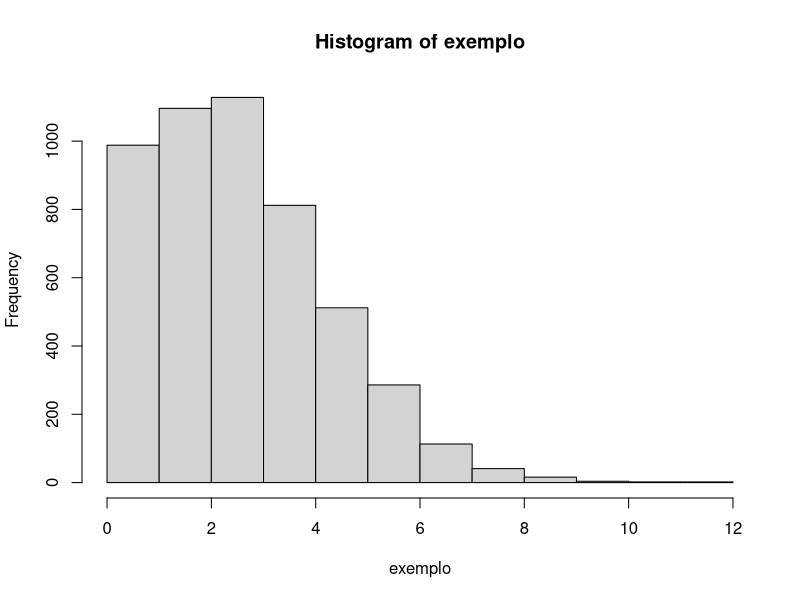
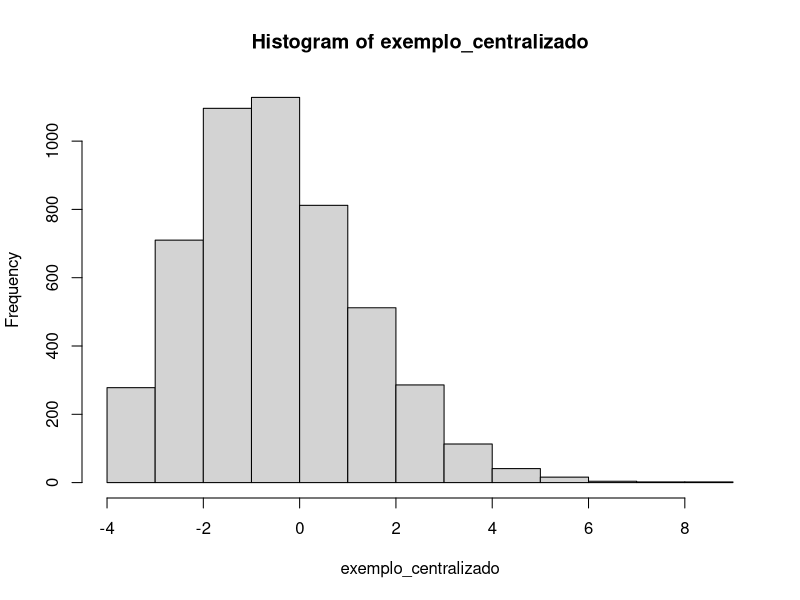

Here is the R script that generated these plots, in order:
################################

# Aluno: Victor Barbosa 

# Atividade calculando

################################

# Criando o objeto\base de dados 

exemplo <- rpois(5000, 3) # distribuição de poisson

# Visualizando o histograma 

hist(exemplo)

# Centralizando

exemplo_centralizado <- exemplo - mean(exemplo)

# Visualização do histograma dos dados agora mais centralizados 

hist(exemplo_centralizado)

